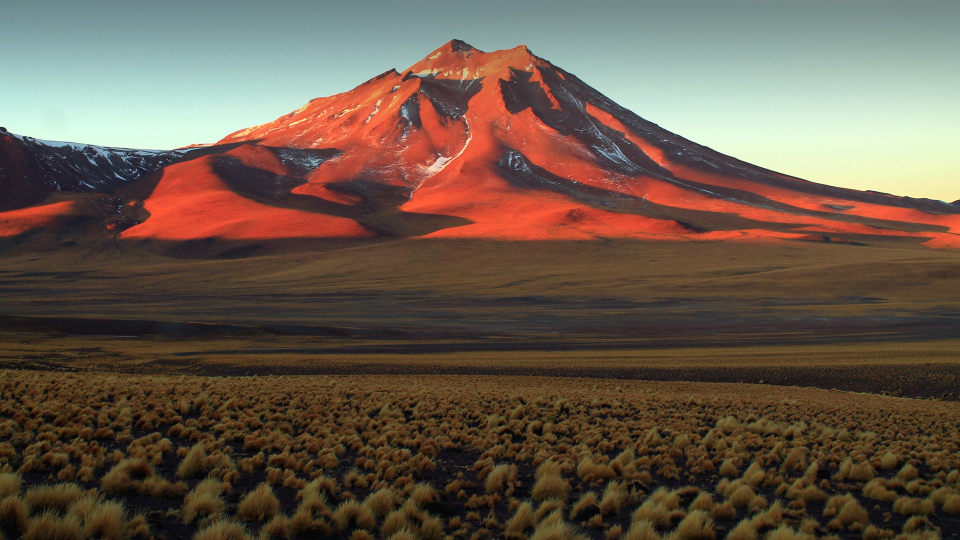
#> input picture tests/originals/test1.jpg, 1920 x 1080 px, found by its file name (shown at 1/2 size); its folder holds only this picture in this run
$ python gen_test_images.py
#> lines starting #> are read from the running program, lines starting #| are printed output that depends on the picture
#!/usr/bin/env python3
# -*- coding: utf-8 -*-

import os
from pathlib import Path
from PIL import Image
import shutil

def process_images(orig_dir, gen_dir):
#> called with orig_dir = 'tests/originals', gen_dir = 'tests/generated'
    os.makedirs(gen_dir, exist_ok=True)
    files = [f for f in os.listdir(orig_dir) if Path(orig_dir, f).is_file()]
    # Standard generation
    for fname in files:
        orig_path = Path(orig_dir) / fname
        stem, ext = os.path.splitext(fname)
        copy_name = f"{stem}_copy{ext}"
        shutil.copy2(orig_path, Path(gen_dir) / copy_name)
        try:
            img = Image.open(orig_path)
#> img is the input picture: PIL image 1920x1080 RGB; mean R, G, B 105, 88.9, 75
            for size in [(80, 80), (120, 120), (640, 480), (1024, 780)]:
                resized = img.resize(size)
                resized.save(Path(gen_dir) / f"{stem}_{size[0]}x{size[1]}{ext}")
#> this loop made 4 passes
#> pass 1, in process_images, `resized = img.resize(size)`:
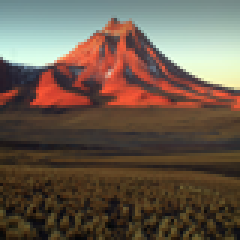
#> resized: PIL image 80x80 RGB (shown 3 times larger); mean R, G, B 105, 88.9, 75
#> pass 2, in process_images, `resized = img.resize(size)`:
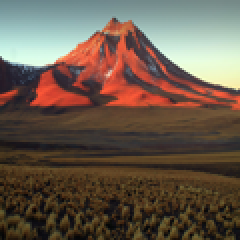
#> resized: PIL image 120x120 RGB (shown 2 times larger); mean R, G, B 105, 88.9, 75
#> pass 3, in process_images, `resized = img.resize(size)`:
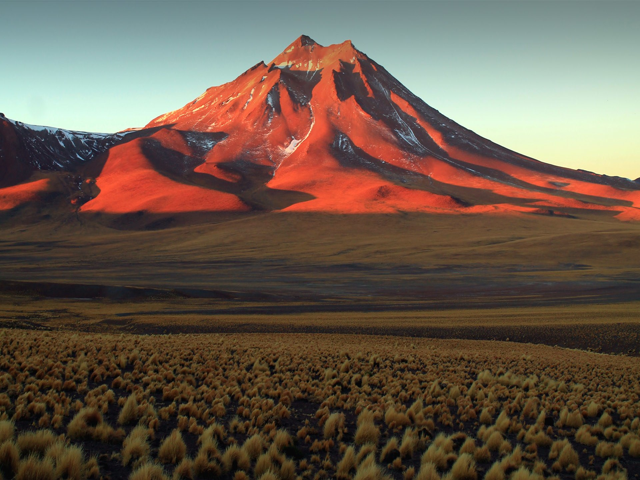
#> resized: PIL image 640x480 RGB; mean R, G, B 105, 88.9, 75
        except Exception as e:
            print(f"Skipping {fname}: {e}")
    # Negative test: copy and rename 2 files with the prefix from another file, add '_fail'
    if len(files) >= 3:
        # Use the stem of the third file for negative test prefix
        fail_prefix = os.path.splitext(files[2])[0]
        # Pick two other files
        for fail_idx in [1, 2]:
            fail_src = Path(orig_dir) / files[fail_idx]
            _, fail_ext = os.path.splitext(files[fail_idx])
            fail_name = f"{fail_prefix}_fail{fail_idx}{fail_ext}"
            shutil.copy2(fail_src, Path(gen_dir) / fail_name)

if __name__ == "__main__":
    orig_dir = "tests/originals"
    gen_dir = "tests/generated"
    process_images(orig_dir, gen_dir)

$ run again, on tests/originals/test2.jpg
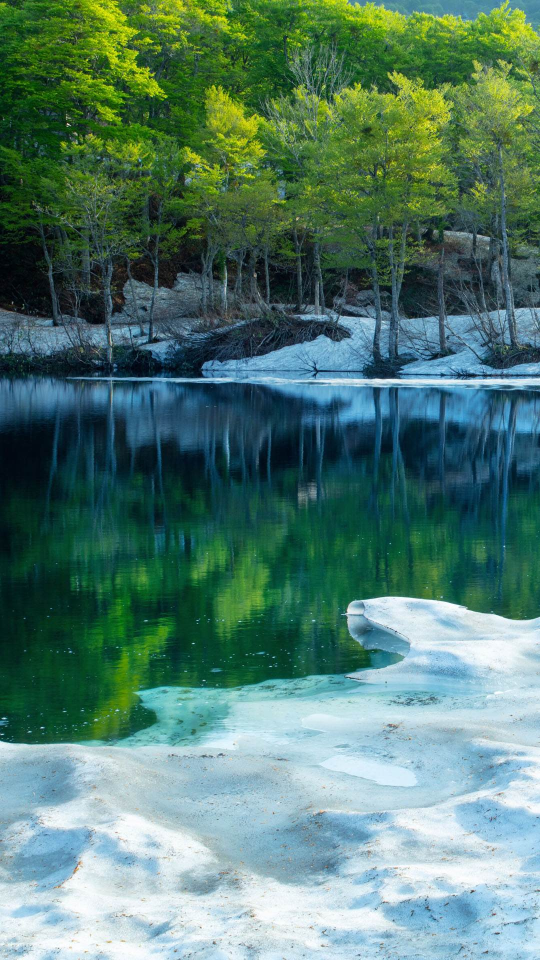
#> input picture tests/originals/test2.jpg, 1080 x 1920 px, found by its file name (shown at 1/2 size)
#> in process_images, img is the input picture: PIL image 1080x1920 RGB; mean R, G, B 84.5, 124.1, 111.1
#> the loop in process_images, `for size in [(80, 80), (120, 120), (640, 480), (1024, 780)]:` made 4 passes
#> pass 1, in process_images, `resized = img.resize(size)`:
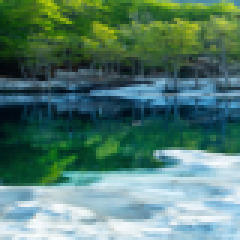
#> resized: PIL image 80x80 RGB (shown 3 times larger); mean R, G, B 84.5, 124.1, 111.1
#> pass 3, in process_images, `resized = img.resize(size)`:
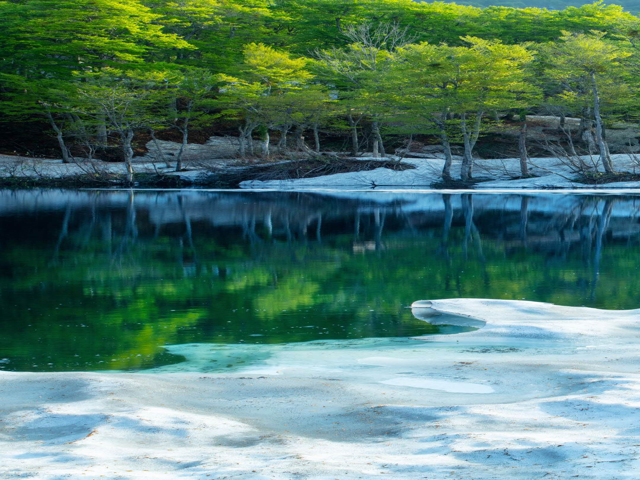
#> resized: PIL image 640x480 RGB; mean R, G, B 84.5, 124.1, 111.1

$ run again, on tests/originals/test3.jpg
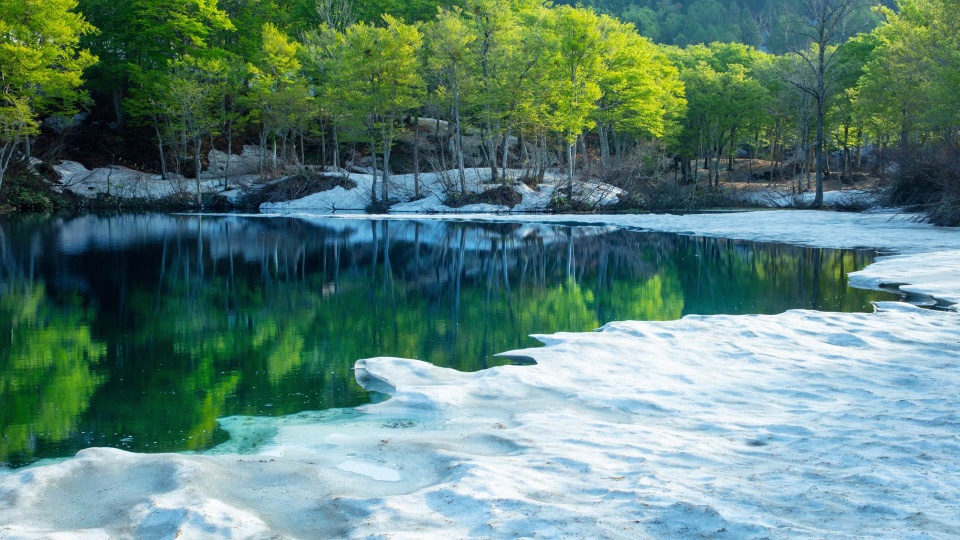
#> input picture tests/originals/test3.jpg, 1920 x 1080 px, found by its file name (shown at 1/2 size)
#> in process_images, img is the input picture: PIL image 1920x1080 RGB; mean R, G, B 94.5, 130.8, 120.7
#> the loop in process_images, `for size in [(80, 80), (120, 120), (640, 480), (1024, 780)]:` made 4 passes
#> pass 1, in process_images, `resized = img.resize(size)`:
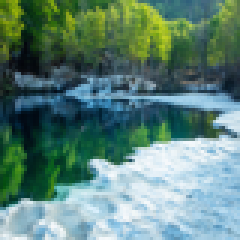
#> resized: PIL image 80x80 RGB (shown 3 times larger); mean R, G, B 94.5, 130.8, 120.7
#> pass 3, in process_images, `resized = img.resize(size)`:
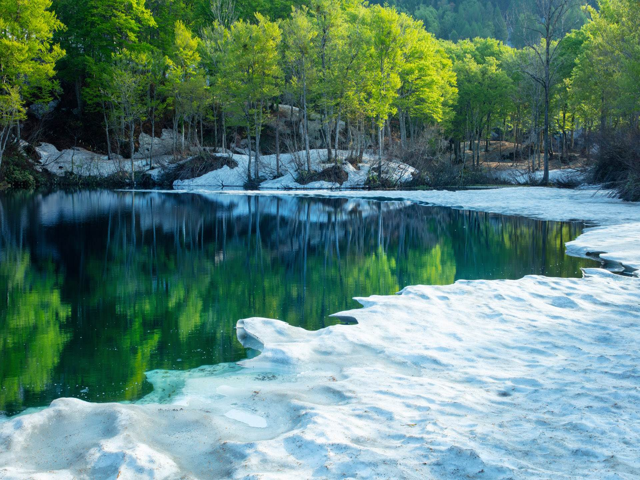
#> resized: PIL image 640x480 RGB; mean R, G, B 94.5, 130.8, 120.7

$ run again, on tests/originals/test4.jpg
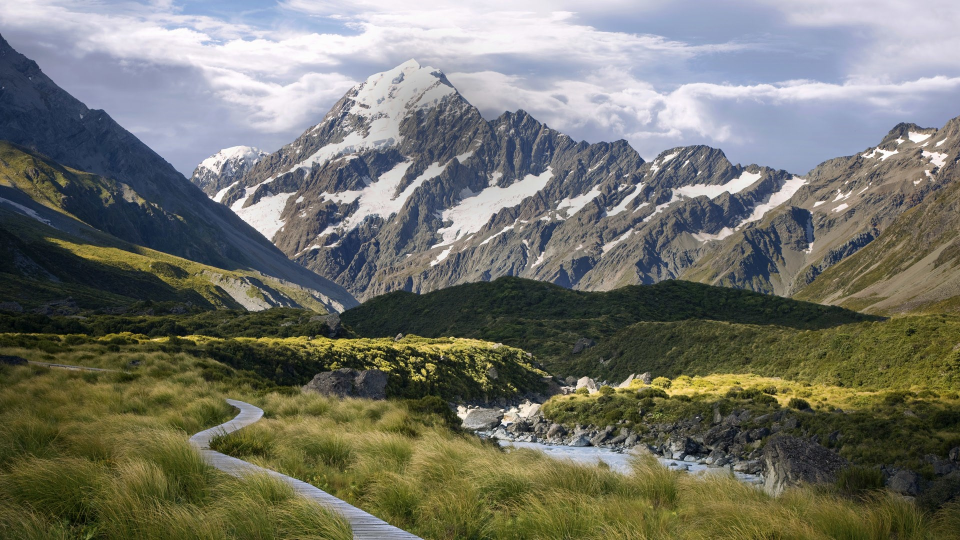
#> input picture tests/originals/test4.jpg, 1920 x 1080 px, found by its file name (shown at 1/2 size)
#> in process_images, img is the input picture: PIL image 1920x1080 RGB; mean R, G, B 114.7, 115.7, 105.7
#> the loop in process_images, `for size in [(80, 80), (120, 120), (640, 480), (1024, 780)]:` made 4 passes
#> pass 1, in process_images, `resized = img.resize(size)`:
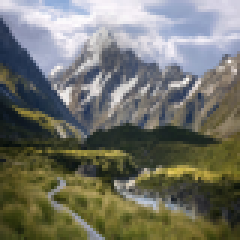
#> resized: PIL image 80x80 RGB (shown 3 times larger); mean R, G, B 114.7, 115.7, 105.7
#> pass 3, in process_images, `resized = img.resize(size)`:
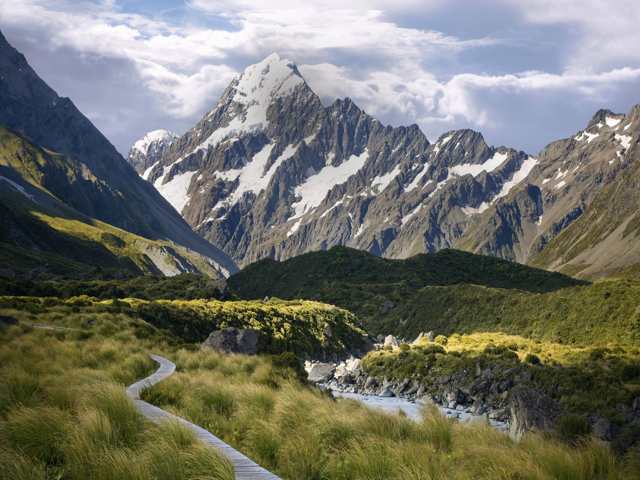
#> resized: PIL image 640x480 RGB; mean R, G, B 114.7, 115.7, 105.7
